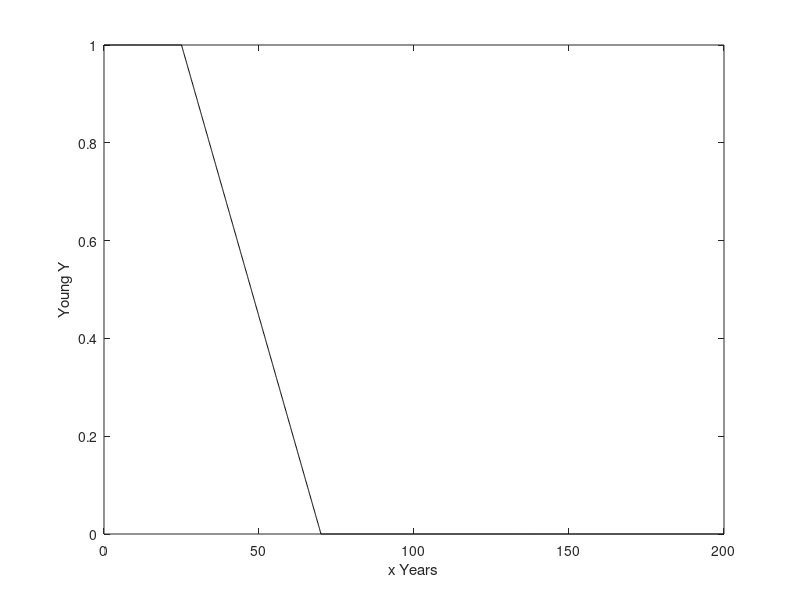
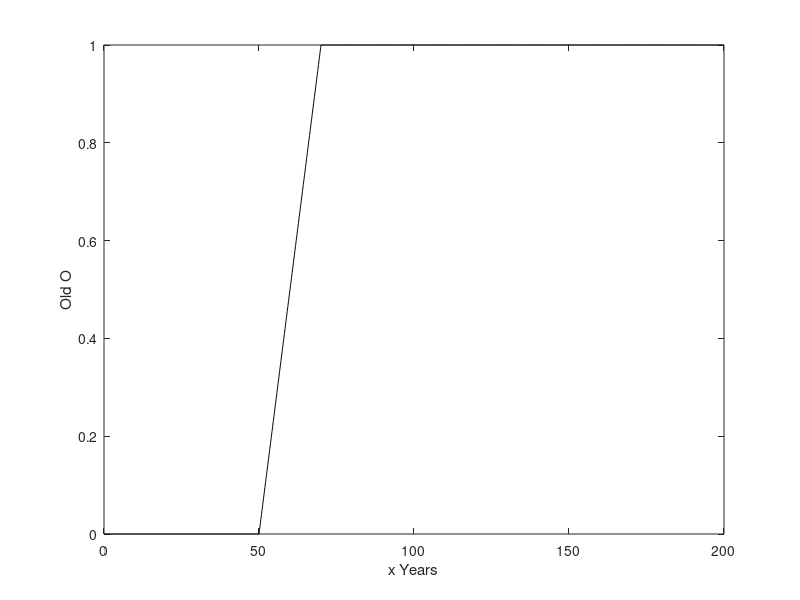
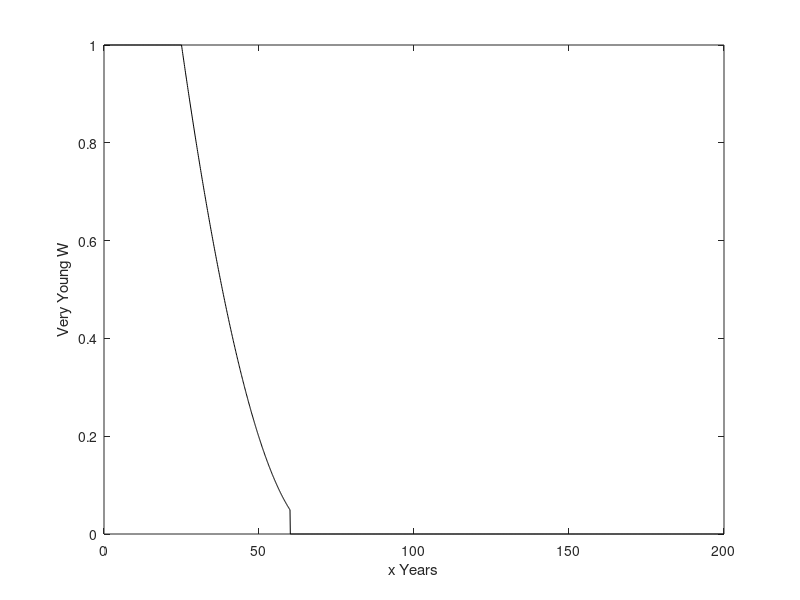
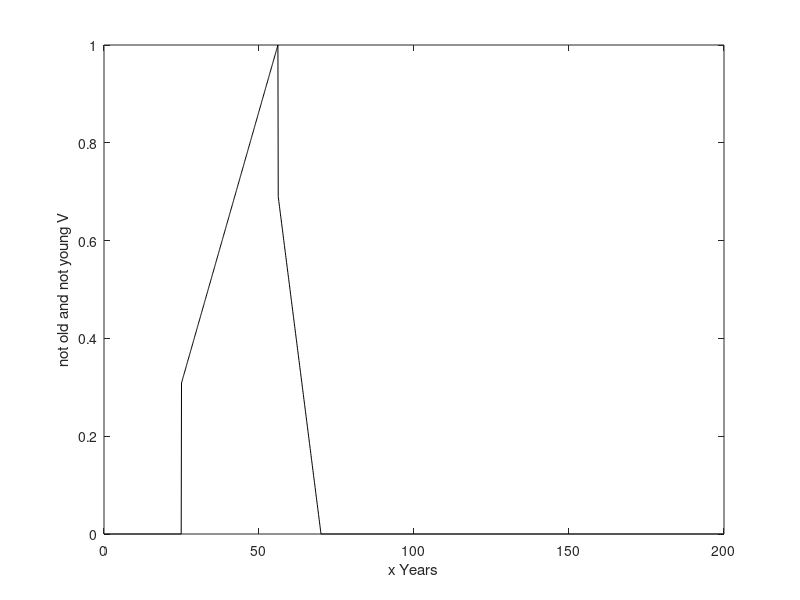

MATLAB code to generate these figures, in order:
clear all;
close all;
% Old
for k1 = 1:1:2001
    x1(k1) = (k1-1)*0.1;
    if x1(k1)>=50&x1(k1)<=70
        y1(k1)=( x1(k1) -50)/20;
    elseif x1(k1)>70
        y1(k1) = 1.0;
    else
        y1(k1) = 0;
    end
end
% Young
for k = 1:1:2001
    x(k) = (k-1)*0.1;
    if x(k)>=0&x(k)<=25;
        y(k) = 1.0;
    elseif x(k)>25&x(k)<=70
        y(k)=(70 - x(k))/45;
    else
        y(k) = 0;
    end
end

%  Very Young W
for k2 = 1:1:2001
    x2(k2) = (k2-1)*0.1;
    if and(x(k2)>=0,x(k2)<=25)
        y2(k2) = 1.0;
    elseif x(k2)>25 & x(k2)<=60
        y2(k2)=((70 - x(k2))/45)^2;
    else
        y2(k2) = 0;
    end
end
% not old and not young V
for k3 = 1:1:2001
    x3(k3) = (k3-1)*0.1;
    if x(k3)>=25 & x(k3)<=56.1;
        y3(k3) = 1-(56.1 - x3(k3))/45;
    elseif x(k3)>56.1 & x(k3)<=70
        y3(k3)=1- (x3(k3) -50)/20;
    else
        y3(k3) = 0;
    end
end











figure(1);
plot(x,y,'k');
xlabel('x Years');ylabel('Young Y');
figure(2)
plot(x1,y1,'k');
xlabel('x Years');ylabel('Old O');
figure(3)
plot(x2,y2,'k');
xlabel('x Years');ylabel('Very Young W');
figure(4)
plot(x3,y3,'k');
xlabel('x Years');ylabel('not old and not young V');